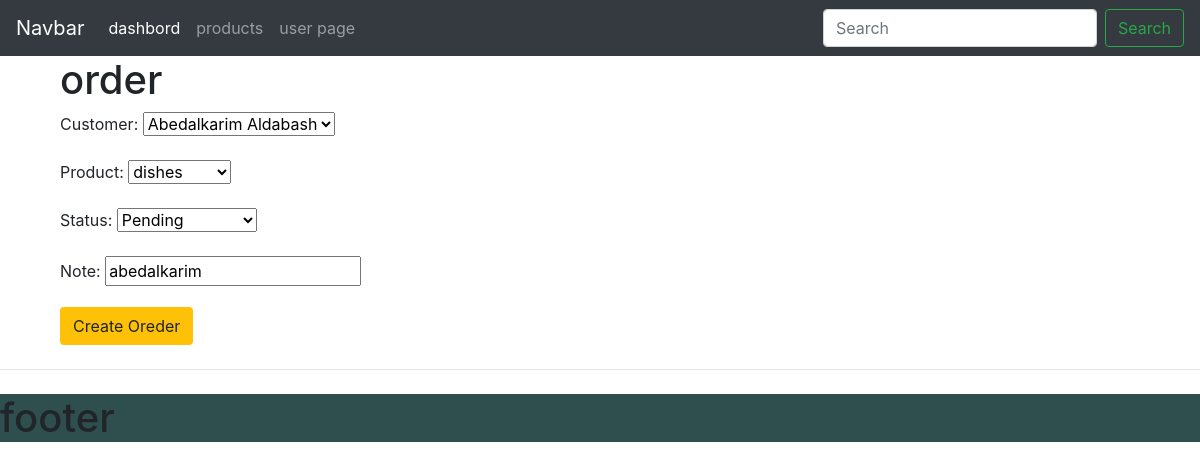
Screenshot of /update_order/14/ (signed in) with the database file from the repository.
### accounts/models.py (models this page shows, shortened)
class Order(models.Model) :
    STATUS = (
        ('Pending' , 'Pending'),
        ('Out for delivary' , 'Out for delivary'),
        ('Delivered' , 'Delivered'),
    )
    customer = models.ForeignKey(Customer,on_delete=models.SET_NULL ,null=True)
    product = models.ForeignKey(Product,on_delete=models.SET_NULL,null=True)
    date_created = models.DateTimeField(auto_now=True)
    status = models.CharField(max_length=100,choices=STATUS)
    note = models.CharField(max_length=200,null=True)

### accounts/views.py (the view)
# urls.py: path('update_order/<int:order_id>/',update_order,name='update_order'),
@login_required(login_url='login_user')
def update_order(request,order_id):
    if request.method == "GET":
        order = Order.objects.get(pk=order_id)
        form = Order_form(instance=order)
        context = {
            'form': form,
            'order_id' : order_id,
        }
        return render(request, 'accounts/pages/update-order.html', context)
    else:
        order = Order.objects.get(pk=order_id)
        form = Order_form(request.POST,instance=order)
        if form.is_valid():
            form.save()
        return redirect('home')

### accounts/forms.py
class Order_form(ModelForm) :
    class Meta :
        model = Order
        fields = '__all__' #['customer','','']

### accounts/models.py (called while the page is built)
    def __str__(self):
        return self.name

    def __str__(self):
        return self.name

### accounts/templates/accounts/pages/update-order.html (shortened to what this page needs)
{% extends 'accounts/layouts/main.html' %}
{% load static %}
{% block content %}
    <div class="container">
    <h1>order</h1>
        <form method="post" action="{% url 'update_order' order_id %}">
            {{ form.as_p }}
            <button type="submit" class="btn badge-warning">Create Oreder</button>
        </form>
    </div>
{% endblock %}

### rows the page displays
Order: customer "Abedalkarim Aldabash", product "dishes", status "Pending", note "abedalkarim"
